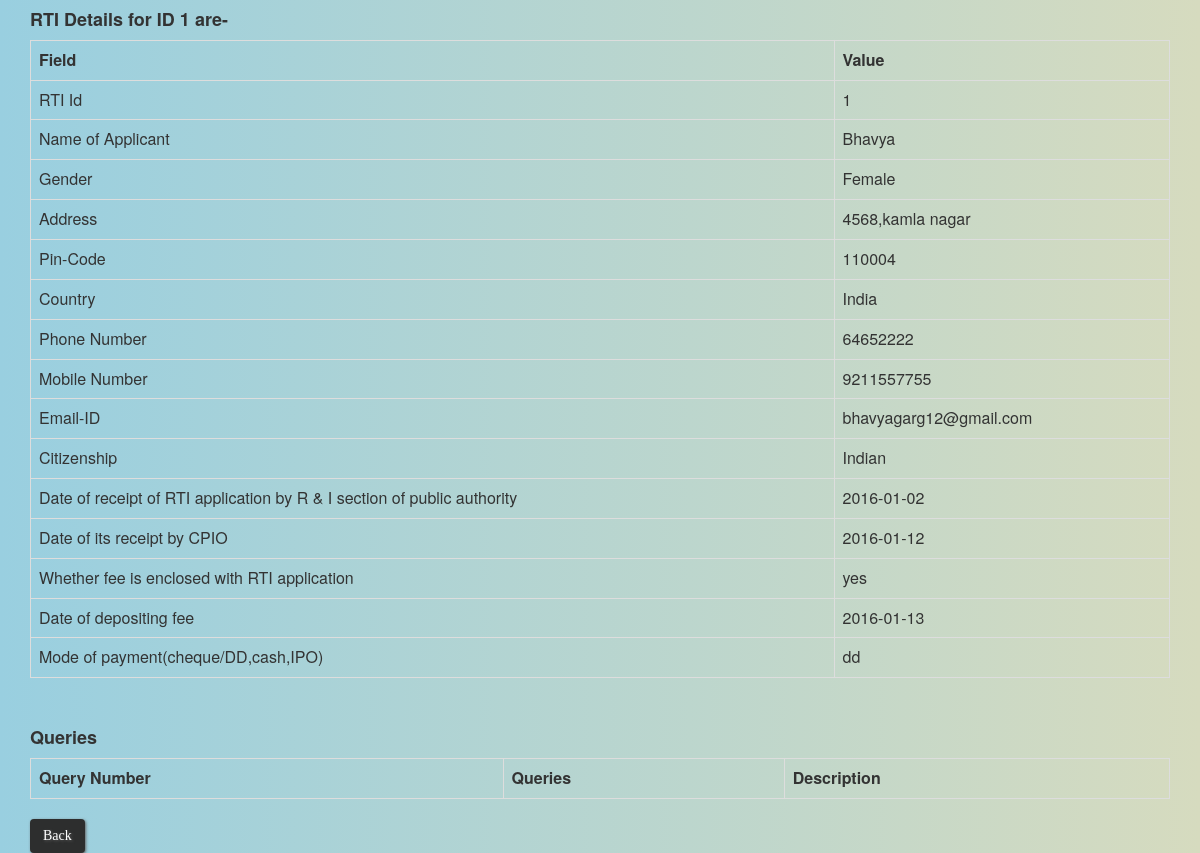
Page /appellant_login_query.php?id=1 on the earlier database version.
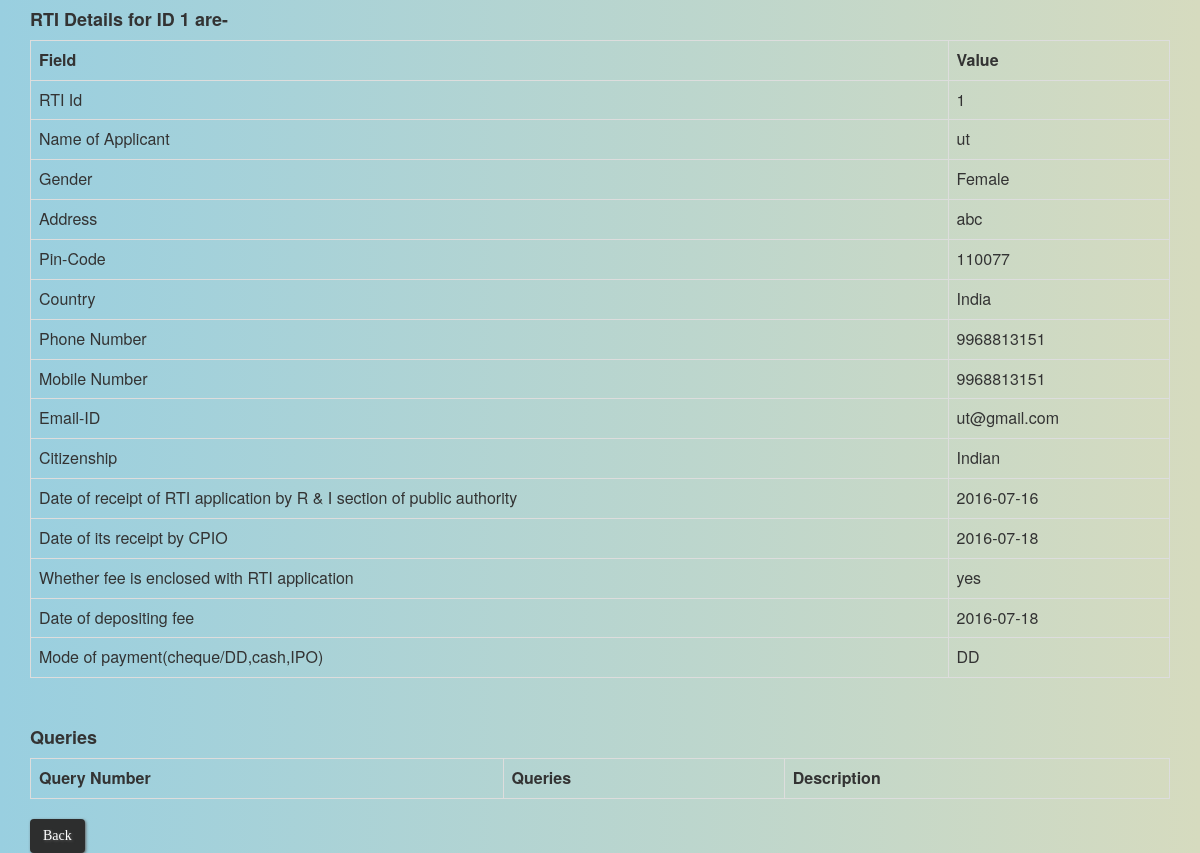
Same page on the later database version.
### tables this page shows
CREATE TABLE `add_rti` (
  `id` int(11) NOT NULL,
  `name` varchar(30) NOT NULL,
  `gender` varchar(15) NOT NULL,
  `address` varchar(100) NOT NULL,
  `pin_code` int(11) NOT NULL,
  `state` varchar(20) NOT NULL,
  `country` varchar(10) NOT NULL,
  `phone_no` varchar(15) NOT NULL,
  `mobile` varchar(15) NOT NULL,
  `email` varchar(40) NOT NULL,
  `citizenship` varchar(15) NOT NULL,
  `date_of_receipt` date NOT NULL,
  `date_of_receipt_cio` date NOT NULL,
  `timespan` int(11) NOT NULL,
  `fee_enclosed` varchar(10) NOT NULL,
  `fee_deposit_date` date NOT NULL,
  `pay_mode` varchar(20) NOT NULL,
  `archive` int(11) DEFAULT NULL,
  `closed` int(11) DEFAULT NULL
);

### appellant_login_query.php (the view, shortened to what this page needs)
<html>
	<head>
		<link rel="stylesheet" href="css/background.css">
		<link rel="stylesheet" href="bootstrap/css/bootstrap.min.css">
	</head>
<body>
<div class='container'>
<?php
	include 'config_database.php';
	$id=$_GET['id'];
	echo "<h4><strong>RTI Details for ID ".$id." are-</strong></h4>" ;
	$query=" SELECT * FROM add_rti where id=".$id;
    $res=mysqli_query($con, $query);
	$r1=mysqli_fetch_assoc($res);
	echo "<table class='table table-bordered'>" ;
		echo "<tr>
				<th>Field</th>
				<th>Value</th>
			</tr>";
		echo "<tr>";
			echo "<td>RTI Id</td>";
			echo "<td>".$r1['id']."</td>";
		echo "</tr>";
		echo "<tr>";
			echo "<td>Name of Applicant</td>";
			echo "<td>".$r1['name']."</td>";
		echo "</tr>";
		echo "<tr>";
			echo "<td>Gender</td>";
			echo "<td>".$r1['gender']."</td>";
		echo "</tr>";
		echo "<tr>";
			echo "<td>Address</td>";
			echo "<td>".$r1['address']."</td>";
		echo "</tr>";
		echo "<tr>";
			echo "<td>Pin-Code</td>";
			echo "<td>".$r1['pin_code']."</td>";
		echo "</tr>";
		echo "<tr>";
			echo "<td>Country</td>";
			echo "<td>".$r1['country']."</td>";
		echo "</tr>";
		echo "<tr>";
			echo "<td>Phone Number</td>";
			echo "<td>".$r1['phone_no']."</td>";
		echo "</tr>";
		echo "<tr>";
			echo "<td>Mobile Number</td>";
			echo "<td>".$r1['mobile']."</td>";
		echo "</tr>";
		echo "<tr>";
			echo "<td>Email-ID</td>";
			echo "<td>".$r1['email']."</td>";
		echo "</tr>";
		echo "<tr>";
			echo "<td>Citizenship</td>";
			echo "<td>".$r1['citizenship']."</td>";
		echo "</tr>";
		echo "<tr>";
			echo "<td>Date of receipt of RTI application by R & I section of public authority</td>";
			echo "<td>".$r1['date_of_receipt']."</td>";
		echo "</tr>";
		echo "<tr>";
			echo "<td>Date of its receipt by CPIO</td>";
			echo "<td>".$r1['date_of_receipt_cio']."</td>";
		echo "</tr>";
		echo "<tr>";
			echo "<td>Whether fee is enclosed with RTI application</td>";
			echo "<td>".$r1['fee_enclosed']."</td>";
		echo "</tr>";
		echo "<tr>";
			echo "<td>Date of depositing fee</td>";
			echo "<td>".$r1['fee_deposit_date']."</td>";
		echo "</tr>";
		echo "<tr>";
			echo "<td>Mode of payment(cheque/DD,cash,IPO)</td>";
			echo "<td>".$r1['pay_mode']."</td>";
		echo "</tr>";
	echo "</table><br>";
	echo "<h4><strong>Queries<strong></h4>";
	echo "<table class='table table-bordered'>
			<tr>
				<th>Query Number</th>
				<th>Queries</th>
				<th>Description</th>
			</tr>";
	echo "</table>";
	if($r1['closed']==1)
		echo "<a class=btn href='view_closed_rti.php'>Back</a>" ;
	else if($r1['archive']==1)
		echo "<a class=btn href='completed_rti.php'>Back</a>" ;
	else
		echo "<a class=btn href='appeal_option.php?id=".$id."'>Back</a>" ;
?>
</div>
</body>
</html>

Differences in the rows shown:
changed add_rti "Female": name "Bhavya" → "ut"; address "4568,kamla nagar" → "abc"; pin_code "110004" → "110077"; phone_no "64652222" → "9968813151"; mobile "9211557755" → "9968813151"; email "bhavyagarg12@gmail.com" → "ut@gmail.com"; date_of_receipt "2016-01-02" → "2016-07-16"; date_of_receipt_cio "2016-01-12" → "2016-07-18"; fee_deposit_date "2016-01-13" → "2016-07-18"; pay_mode "dd" → "DD"
